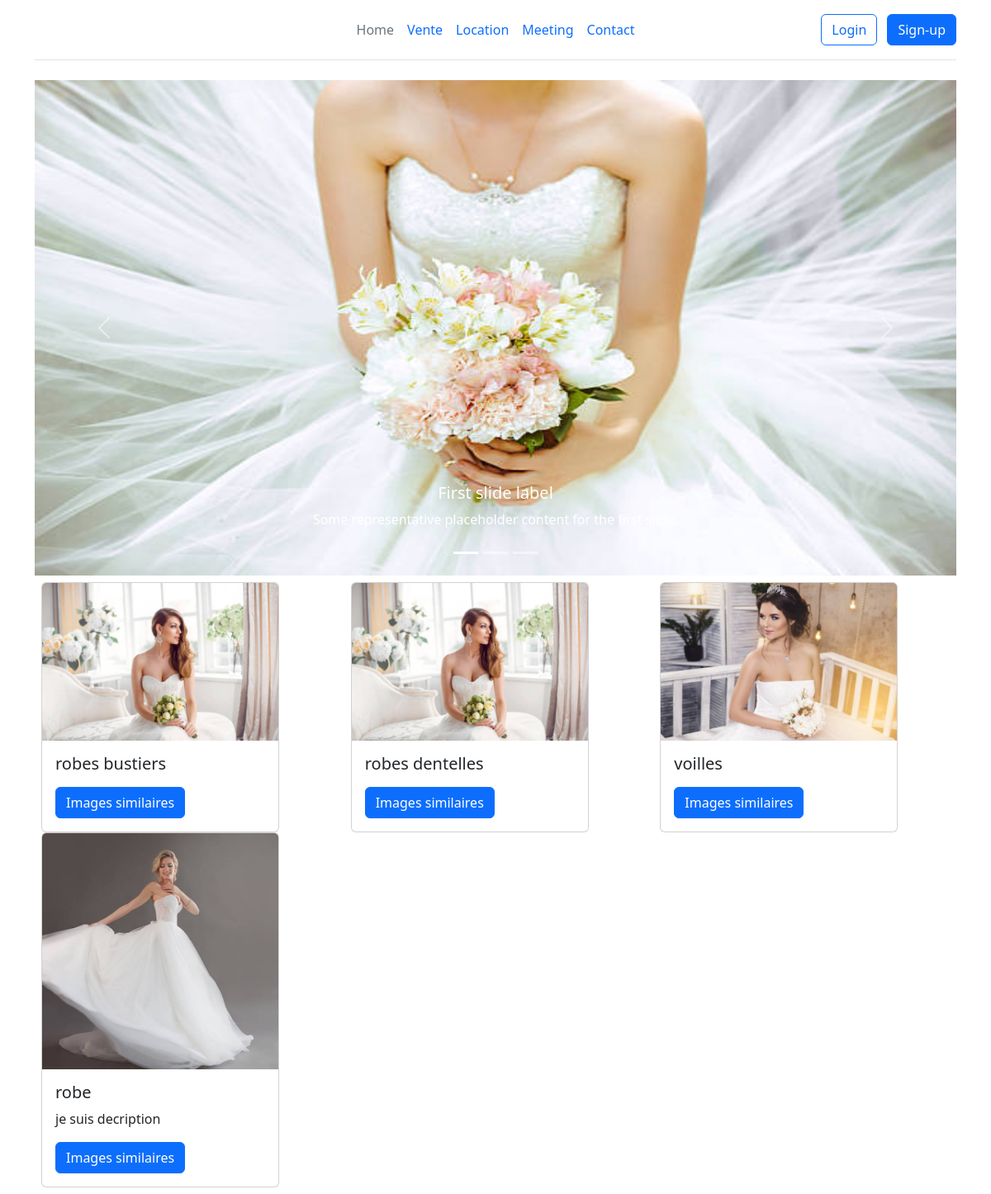
The page / on the database its author committed.
### my_wedding/models.py (models this page shows, shortened)
class Article(models.Model):
    title = models.CharField(max_length=50)
    description = models.TextField(blank=True, null=True)
    images = models.ImageField(default='article/')
    create = models.DateTimeField(auto_now_add=True)
    update = models.DateTimeField(auto_now=True)
    publication = models.BooleanField()

### my_wedding/views.py (the view)
# urls.py: path('', homeView, name = "index" ),
def homeView(request, template_name="wedding/pages/index.html"):
    context = {}
    bonjour = "bonjour tout le monde "
    context['name'] = bonjour
    list_article = Article.objects.all()
    context['article'] = list_article
    return render(request, template_name,context)

### my_wedding/templates/wedding/pages/index.html (shortened to what this page needs)
{% extends 'wedding/partials/base.html' %}
{% load static %}
{% block content %}
<div class="container">
<div id="carouselExampleCaptions" class="carousel slide" data-bs-ride="carousel">
  <div class="carousel-indicators">
    <button type="button" data-bs-target="#carouselExampleCaptions" data-bs-slide-to="0" class="active" aria-current="true" aria-label="Slide 1"></button>
    <button type="button" data-bs-target="#carouselExampleCaptions" data-bs-slide-to="1" aria-label="Slide 2"></button>
    <button type="button" data-bs-target="#carouselExampleCaptions" data-bs-slide-to="2" aria-label="Slide 3"></button>
  </div>
  <div class="carousel-inner">
    <div class="carousel-item active">
      <img src="{% static 'images/slide1.jpg' %}" class="d-block img-width " alt="...">
      <div class="carousel-caption d-none d-md-block">
        <h5>First slide label</h5>
        <p>Some representative placeholder content for the first slide.</p>
      </div>
    </div>
  </div>
  <button class="carousel-control-prev" type="button" data-bs-target="#carouselExampleCaptions" data-bs-slide="prev">
    <span class="carousel-control-prev-icon" aria-hidden="true"></span>
  </button>
  <button class="carousel-control-next" type="button" data-bs-target="#carouselExampleCaptions" data-bs-slide="next">
    <span class="carousel-control-next-icon" aria-hidden="true"></span>
  </button>
</div>
</div>
<div class="container">
<div class="row p-2">
  {% for art in article %}
  <div class="col">
    <div class="card" style="width: 18rem;">
  <img src="{{ art.images.url }}" class="card-img-top" alt="...">
  <div class="card-body">
    <h5 class="card-title">{{art.title}}</h5>
    <p class="card-text">{{art.description}}</p>
    <a href="#" class="btn btn-primary">Images similaires</a>
  </div>
</div>
  </div>
  {% endfor %}
</div>
</div>
{% endblock %}

### my_wedding/static/wedding/css/my_styles.css (style rules this page uses)
.img-width { height: 600px; width: 100%; }

### rows shown on the page
Article: images (picture), title "robes bustiers"
Article: images (picture), title "robes dentelles"
Article: images (picture), title "voilles"
Article: images (picture), title "robe", description "je suis decription"
